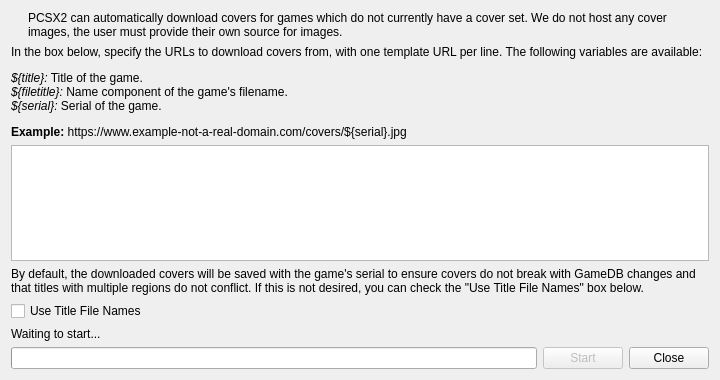
<?xml version="1.0" encoding="UTF-8"?>
<ui version="4.0">
 <class>CoverDownloadDialog</class>
 <widget class="QDialog" name="CoverDownloadDialog">
  <property name="geometry">
   <rect>
    <x>0</x>
    <y>0</y>
    <width>720</width>
    <height>380</height>
   </rect>
  </property>
  <property name="windowTitle">
   <string>Download Covers</string>
  </property>
  <layout class="QVBoxLayout" name="verticalLayout">
   <item>
    <layout class="QHBoxLayout" name="horizontalLayout_2" stretch="0,1">
     <property name="spacing">
      <number>10</number>
     </property>
     <item>
      <widget class="QLabel" name="coverIcon">
       <property name="text">
        <string/>
       </property>
       <property name="pixmap">
        <pixmap resource="resources/resources.qrc">:/icons/black/svg/artboard-2-line.svg</pixmap>
       </property>
       <property name="alignment">
        <set>Qt::AlignmentFlag::AlignLeading|Qt::AlignmentFlag::AlignLeft|Qt::AlignmentFlag::AlignTop</set>
       </property>
      </widget>
     </item>
     <item>
      <widget class="QLabel" name="label">
       <property name="text">
        <string>PCSX2 can automatically download covers for games which do not currently have a cover set. We do not host any cover images, the user must provide their own source for images.</string>
       </property>
       <property name="wordWrap">
        <bool>true</bool>
       </property>
       <property name="buddy">
        <cstring>label</cstring>
       </property>
       <property name="textInteractionFlags">
        <set>Qt::TextBrowserInteraction</set>
       </property>
      </widget>
     </item>
    </layout>
   </item>
   <item>
    <widget class="QLabel" name="label_3">
     <property name="text">
      <string>&lt;html&gt;&lt;head/&gt;&lt;body&gt;&lt;p&gt;In the box below, specify the URLs to download covers from, with one template URL per line. The following variables are available:&lt;/p&gt;&lt;p&gt;&lt;span style=&quot; font-style:italic;&quot;&gt;${title}:&lt;/span&gt; Title of the game.&lt;br/&gt;&lt;span style=&quot; font-style:italic;&quot;&gt;${filetitle}:&lt;/span&gt; Name component of the game's filename.&lt;br/&gt;&lt;span style=&quot; font-style:italic;&quot;&gt;${serial}:&lt;/span&gt; Serial of the game.&lt;/p&gt;&lt;p&gt;&lt;span style=&quot; font-weight:700;&quot;&gt;Example:&lt;/span&gt; https://www.example-not-a-real-domain.com/covers/${serial}.jpg&lt;/p&gt;&lt;/body&gt;&lt;/html&gt;</string>
     </property>
     <property name="wordWrap">
      <bool>true</bool>
     </property>
     <property name="buddy">
      <cstring>urls</cstring>
     </property>
     <property name="textInteractionFlags">
      <set>Qt::TextBrowserInteraction</set>
     </property>
    </widget>
   </item>
   <item>
    <widget class="QTextEdit" name="urls">
      <property name="acceptRichText">
        <bool>false</bool>
      </property>
    </widget>
   </item>
   <item>
    <widget class="QLabel" name="label_2">
     <property name="text">
      <string>By default, the downloaded covers will be saved with the game's serial to ensure covers do not break with GameDB changes and that titles with multiple regions do not conflict. If this is not desired, you can check the &quot;Use Title File Names&quot; box below.</string>
     </property>
     <property name="wordWrap">
      <bool>true</bool>
     </property>
     <property name="buddy">
      <cstring>useTitleFileNames</cstring>
     </property>
     <property name="textInteractionFlags">
      <set>Qt::TextBrowserInteraction</set>
     </property>
    </widget>
   </item>
   <item>
    <widget class="QCheckBox" name="useTitleFileNames">
     <property name="text">
      <string>Use Title File Names</string>
     </property>
    </widget>
   </item>
   <item>
    <widget class="QLabel" name="status">
     <property name="text">
      <string>Waiting to start...</string>
     </property>
    </widget>
   </item>
   <item>
    <layout class="QHBoxLayout" name="horizontalLayout">
     <item>
      <widget class="QProgressBar" name="progress"/>
     </item>
     <item>
      <widget class="QPushButton" name="start">
       <property name="enabled">
        <bool>false</bool>
       </property>
       <property name="text">
        <string>Start</string>
       </property>
       <property name="default">
        <bool>true</bool>
       </property>
      </widget>
     </item>
     <item>
      <widget class="QPushButton" name="close">
       <property name="text">
        <string>Close</string>
       </property>
      </widget>
     </item>
    </layout>
   </item>
  </layout>
 </widget>
 <tabstops>
  <tabstop>urls</tabstop>
  <tabstop>useTitleFileNames</tabstop>
  <tabstop>start</tabstop>
  <tabstop>close</tabstop>
 </tabstops>
 <resources>
  <include location="resources/resources.qrc"/>
 </resources>
 <connections/>
</ui>
